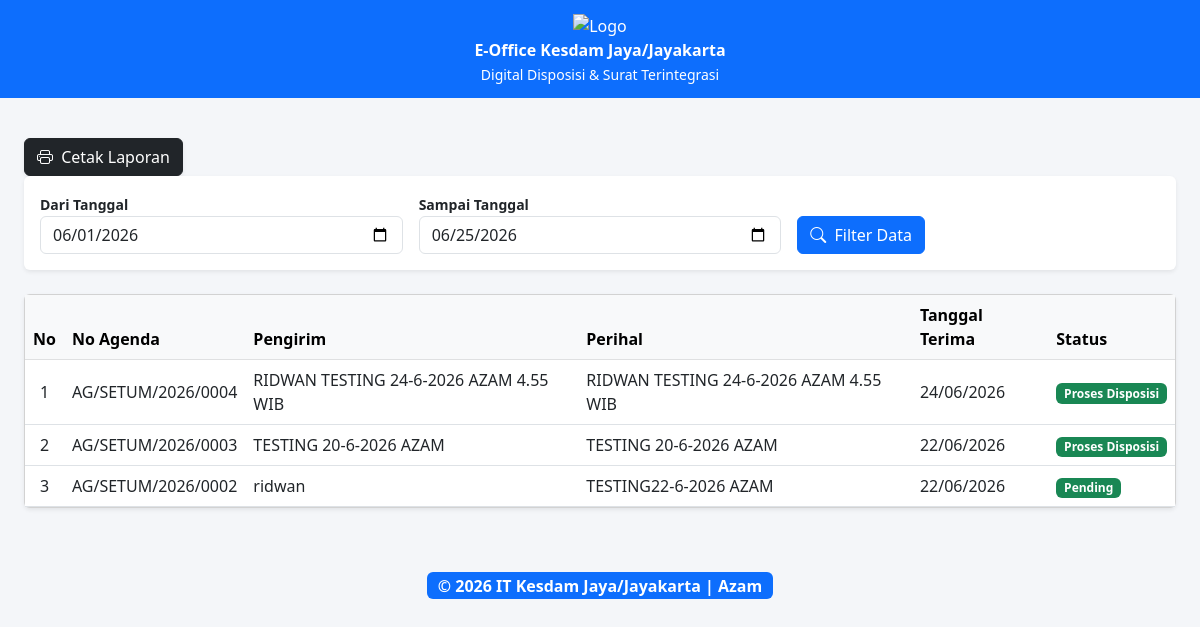
/laporan/laporan_surat_masuk.php, run on the app's committed database.
### tables this page shows
CREATE TABLE `surat_masuk` (
  `id_surat` int NOT NULL AUTO_INCREMENT,
  `created_by` int NOT NULL,
  `kode` varchar(50) DEFAULT NULL,
  `no_agenda` varchar(100) DEFAULT NULL,
  `asal_surat` varchar(150) NOT NULL,
  `tanggal_input` date DEFAULT NULL,
  `nama_pengirim` varchar(100) DEFAULT NULL,
  `jabatan_pengirim` varchar(100) DEFAULT NULL,
  `no_hp_pengirim` varchar(20) DEFAULT NULL,
  `no_surat` varchar(100) NOT NULL,
  `tanggal_surat` date NOT NULL,
  `tanggal_kirim` date DEFAULT NULL,
  `bentuk_surat` enum('Aplikasi','Email','Whatsapp','Telegram','Fisik') NOT NULL,
  `klasifikasi_surat` varchar(50) NOT NULL,
  `sifat_surat` varchar(50) NOT NULL,
  `kepada` varchar(255) DEFAULT NULL,
  `status_baca` varchar(20) NOT NULL DEFAULT 'belum',
  `tembusan` text,
  `perihal` text NOT NULL,
  `status_dokumen` enum('Asli','Tembusan') NOT NULL,
  `file_surat` varchar(255) NOT NULL,
  `keterangan` text,
  `status_proses` varchar(50) NOT NULL DEFAULT 'Baru',
  `status_ttd` varchar(50) DEFAULT 'Belum TTD',
  `tujuan_pimpinan` enum('kakesdam','wakakesdam') DEFAULT NULL,
  `tembusan_pimpinan` text,
  `catatan_spri` text,
  `ttd_spri_image` text,
  `notif_pimpinan_status` int DEFAULT '0',
  `notif_spri_status` int DEFAULT '0',
  `tujuan_disposisi` varchar(100) DEFAULT NULL,
  `tujuan_utama` varchar(100) DEFAULT NULL,
  `catatan_disposisi` text,
  `tanggal_disposisi` datetime DEFAULT NULL,
  `tanggal_diterima` datetime DEFAULT CURRENT_TIMESTAMP,
  `tahap_disposisi` int DEFAULT '1',
  `jenis_surat` varchar(100) DEFAULT NULL,
  `sumber_surat` enum('Internal','Ruangan','Jajaran','Satuan Lain','Setum') NOT NULL,
  `role_pengirim` varchar(20) DEFAULT 'internal',
  `verified_by` varchar(100) DEFAULT NULL,
  `tanggal_verifikasi` datetime DEFAULT NULL,
  `created_at` timestamp NOT NULL DEFAULT CURRENT_TIMESTAMP,
  `surat_ttd` varchar(255) DEFAULT NULL,
  `tanggal_ttd` datetime DEFAULT NULL,
  `ditandatangani_oleh` int DEFAULT NULL,
  `ttd_kakesdam` varchar(255) DEFAULT NULL,
  `ttd_wakakesdam` varchar(255) DEFAULT NULL,
  `kode_verifikasi` varchar(50) DEFAULT NULL,
  `file_surat_ttd` varchar(255) DEFAULT NULL,
  `ttd_oleh` varchar(100) DEFAULT NULL,
  `tgl_ttd` datetime DEFAULT NULL,
  `hidden_wakakesdam` tinyint(1) DEFAULT '0',
  `hidden_kakesdam_jaya` tinyint(1) NOT NULL DEFAULT '0',
  `hidden_wakakesdam_jaya` tinyint(1) NOT NULL DEFAULT '0',
  `hidden_spri_pimpinan` tinyint(1) DEFAULT '0',
  `current_role` varchar(100) DEFAULT NULL,
  `last_sender` varchar(100) DEFAULT NULL,
  `status_verifikasi` varchar(20) DEFAULT 'belum',
  `diverifikasi_oleh` varchar(150) DEFAULT NULL,
  `hidden_setum` tinyint(1) DEFAULT '1',
  `posisi_terakhir` varchar(100) DEFAULT NULL,
  PRIMARY KEY (`id_surat`),
  KEY `idx_status_proses` (`status_proses`),
  KEY `status_proses` (`status_proses`),
  KEY `tanggal_diterima` (`tanggal_diterima`),
  KEY `idx_tanggal` (`tanggal_diterima`),
  KEY `idx_status` (`status_proses`)
);

### laporan/laporan_surat_masuk.php (the view, shortened to what this page needs)
<?php
require_once '../config/koneksi.php';
$tgl_awal = $_GET['tgl_awal'] ?? date('Y-m-01');
$tgl_akhir = $_GET['tgl_akhir'] ?? date('Y-m-d');
$query = "SELECT * FROM surat_masuk WHERE tanggal_diterima BETWEEN ? AND ? ORDER BY tanggal_diterima DESC";
$stmt = $conn->prepare($query);
$stmt->bind_param("ss", $tgl_awal, $tgl_akhir);
$stmt->execute();
$result = $stmt->get_result();
include '../layout/header.php';
?>
<div class="container-fluid py-4">
   <a href="cetak_laporan_surat_masuk.php?tgl_awal=<?= $tgl_awal ?>&tgl_akhir=<?= $tgl_akhir ?>"
   target="_blank"
   class="btn btn-dark shadow-sm">
   <i class="bi bi-printer me-1"></i> Cetak Laporan
</a>
    <div class="card border-0 shadow-sm mb-4">
        <div class="card-body">
            <form method="GET" class="row g-3 align-items-end">
                <div class="col-md-4">
                    <label class="small fw-bold">Dari Tanggal</label>
                    <input type="date" name="tgl_awal" class="form-control" value="<?= $tgl_awal ?>">
                </div>
                <div class="col-md-4">
                    <label class="small fw-bold">Sampai Tanggal</label>
                    <input type="date" name="tgl_akhir" class="form-control" value="<?= $tgl_akhir ?>">
                </div>
                <div class="col-md-4">
                    <button type="submit" class="btn btn-primary"><i class="bi bi-search me-1"></i> Filter Data</button>
                </div>
            </form>
        </div>
    </div>
    <div class="card shadow-sm">
        <div class="table-responsive">
            <table class="table table-hover align-middle mb-0">
                <thead class="table-light">
                    <tr>
                        <th class="text-center">No</th>
                        <th>No Agenda</th>
                        <th>Pengirim</th>
                        <th>Perihal</th>
                        <th>Tanggal Terima</th>
                        <th>Status</th>
                    </tr>
                </thead>
                <tbody>
                    <?php $no=1; while($row = $result->fetch_assoc()): ?>
                    <tr>
                        <td class="text-center"><?= $no++ ?></td>
                       <td><?= htmlspecialchars($row['no_agenda'] ?? '-') ?></td>
<td><?= htmlspecialchars($row['asal_surat'] ?? '-') ?></td>
<td><?= htmlspecialchars($row['perihal'] ?? '-') ?></td>
<td><?= isset($row['tanggal_diterima']) ? date('d/m/Y', strtotime($row['tanggal_diterima'])) : '-' ?></td>
                        <td><span class="badge bg-success"><?= $row['status_proses'] ?></span></td>
                    </tr>
                    <?php endwhile; ?>
                </tbody>
            </table>
        </div>
    </div>
</div>
<?php include '../layout/footer.php'; ?>

### layout/header.php (style rules this page uses)
body { background: #f4f6f9; }

### data on the page
surat_masuk: no_agenda "AG/SETUM/2026/0004", asal_surat "RIDWAN TESTING 24-6-2026 AZAM 4.55 WIB", perihal "RIDWAN TESTING 24-6-2026 AZAM 4.55 WIB", tanggal_diterima "24/06/2026", status_proses "Proses Disposisi"
surat_masuk: no_agenda "AG/SETUM/2026/0003", asal_surat "TESTING 20-6-2026 AZAM", perihal "TESTING 20-6-2026 AZAM", tanggal_diterima "22/06/2026", status_proses "Proses Disposisi"
surat_masuk: no_agenda "AG/SETUM/2026/0002", asal_surat "ridwan", perihal "TESTING22-6-2026 AZAM", tanggal_diterima "22/06/2026", status_proses "Pending"
